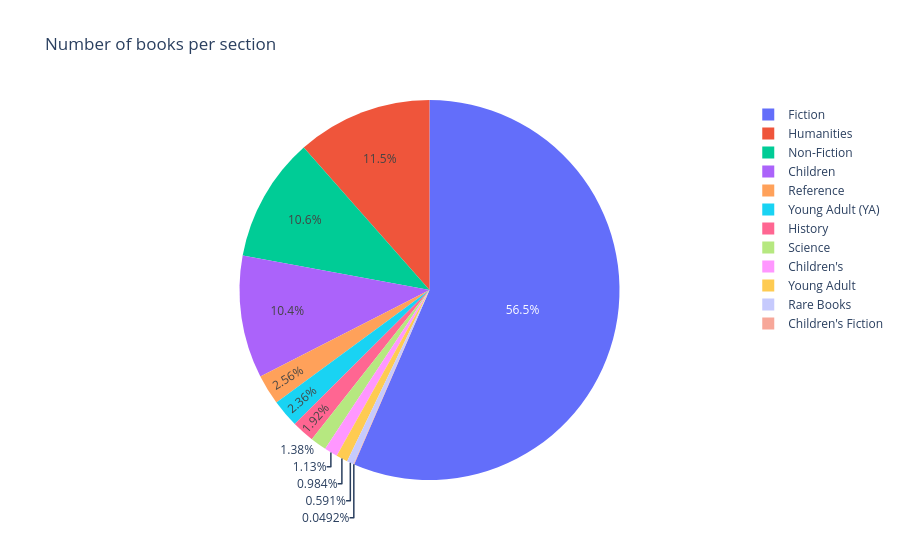

Here is the notebook cell this chart was saved with:
### Markdown cell above
## Uvod - Books - Number of books per section

### Code cell
import plotly.express as px
import pandas as pd

df = pd.read_csv("books.csv")

section_counts = df["section"].value_counts().reset_index()
section_counts.columns = ["section", "count"]
 
fig = px.pie(data_frame=section_counts, names="section", values="count", title="Number of books per section")
fig.show()

### Figure 1 — Plotly figure (JSON) as saved in the notebook; plotly's stock layout.template omitted (floating-point values rounded to 4 significant figures)
{"data": [{"domain": {"x": [0, 1], "y": [0, 1]}, "hovertemplate": "section=%{label}<br>count=%{value}<extra></extra>", "labels": ["Fiction", "Humanities", "Non-Fiction", "Children", "Reference", "Young Adult (YA)", "History", "Science", "Children's", "Young Adult", "Rare Books", "Children's Fiction"], "legendgroup": "", "name": "", "showlegend": true, "type": "pie", "values": [1148, 234, 215, 212, 52, 48, 39, 28, 23, 20, 12, 1]}], "layout": {"legend": {"tracegroupgap": 0}, "title": {"text": "Number of books per section"}}}
